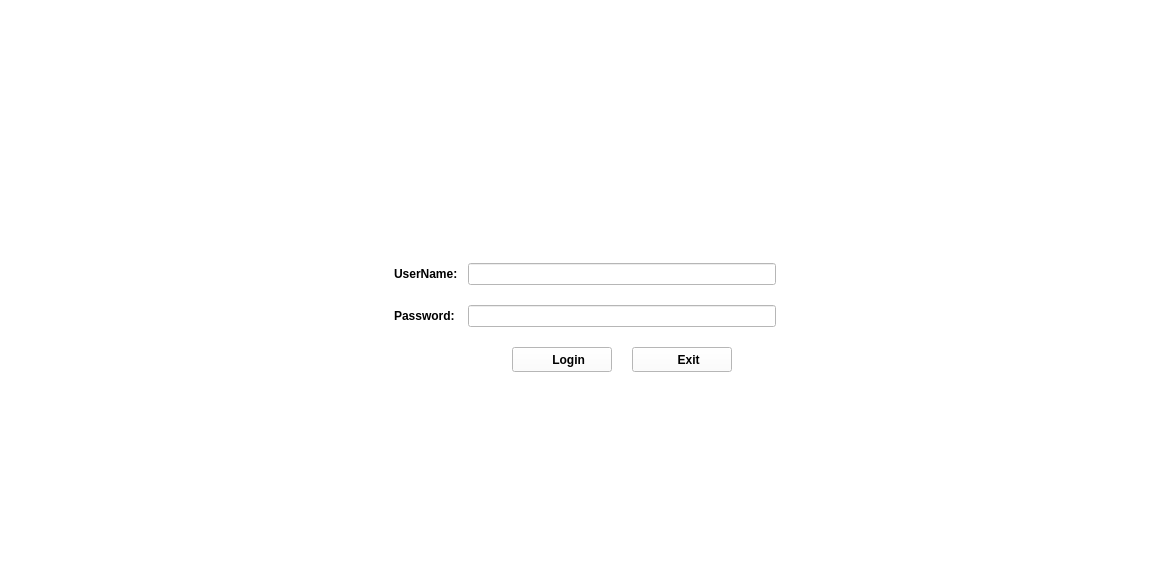
<?xml version="1.0" encoding="UTF-8"?>
<ui version="4.0">
 <class>frmLogin</class>
 <widget class="QWidget" name="frmLogin">
  <property name="geometry">
   <rect>
    <x>0</x>
    <y>0</y>
    <width>1170</width>
    <height>570</height>
   </rect>
  </property>
  <property name="minimumSize">
   <size>
    <width>1170</width>
    <height>570</height>
   </size>
  </property>
  <property name="palette">
   <palette>
    <active>
     <colorrole role="WindowText">
      <brush brushstyle="SolidPattern">
       <color alpha="255">
        <red>0</red>
        <green>0</green>
        <blue>0</blue>
       </color>
      </brush>
     </colorrole>
     <colorrole role="Button">
      <brush brushstyle="SolidPattern">
       <color alpha="255">
        <red>255</red>
        <green>255</green>
        <blue>255</blue>
       </color>
      </brush>
     </colorrole>
     <colorrole role="Light">
      <brush brushstyle="SolidPattern">
       <color alpha="255">
        <red>255</red>
        <green>255</green>
        <blue>255</blue>
       </color>
      </brush>
     </colorrole>
     <colorrole role="Midlight">
      <brush brushstyle="SolidPattern">
       <color alpha="255">
        <red>255</red>
        <green>255</green>
        <blue>255</blue>
       </color>
      </brush>
     </colorrole>
     <colorrole role="Dark">
      <brush brushstyle="SolidPattern">
       <color alpha="255">
        <red>127</red>
        <green>127</green>
        <blue>127</blue>
       </color>
      </brush>
     </colorrole>
     <colorrole role="Mid">
      <brush brushstyle="SolidPattern">
       <color alpha="255">
        <red>170</red>
        <green>170</green>
        <blue>170</blue>
       </color>
      </brush>
     </colorrole>
     <colorrole role="Text">
      <brush brushstyle="SolidPattern">
       <color alpha="255">
        <red>0</red>
        <green>0</green>
        <blue>0</blue>
       </color>
      </brush>
     </colorrole>
     <colorrole role="BrightText">
      <brush brushstyle="SolidPattern">
       <color alpha="255">
        <red>255</red>
        <green>255</green>
        <blue>255</blue>
       </color>
      </brush>
     </colorrole>
     <colorrole role="ButtonText">
      <brush brushstyle="SolidPattern">
       <color alpha="255">
        <red>0</red>
        <green>0</green>
        <blue>0</blue>
       </color>
      </brush>
     </colorrole>
     <colorrole role="Base">
      <brush brushstyle="SolidPattern">
       <color alpha="255">
        <red>255</red>
        <green>255</green>
        <blue>255</blue>
       </color>
      </brush>
     </colorrole>
     <colorrole role="Window">
      <brush brushstyle="SolidPattern">
       <color alpha="255">
        <red>255</red>
        <green>255</green>
        <blue>255</blue>
       </color>
      </brush>
     </colorrole>
     <colorrole role="Shadow">
      <brush brushstyle="SolidPattern">
       <color alpha="255">
        <red>0</red>
        <green>0</green>
        <blue>0</blue>
       </color>
      </brush>
     </colorrole>
     <colorrole role="AlternateBase">
      <brush brushstyle="SolidPattern">
       <color alpha="255">
        <red>255</red>
        <green>255</green>
        <blue>255</blue>
       </color>
      </brush>
     </colorrole>
     <colorrole role="ToolTipBase">
      <brush brushstyle="SolidPattern">
       <color alpha="255">
        <red>255</red>
        <green>255</green>
        <blue>220</blue>
       </color>
      </brush>
     </colorrole>
     <colorrole role="ToolTipText">
      <brush brushstyle="SolidPattern">
       <color alpha="255">
        <red>0</red>
        <green>0</green>
        <blue>0</blue>
       </color>
      </brush>
     </colorrole>
     <colorrole role="PlaceholderText">
      <brush brushstyle="SolidPattern">
       <color alpha="127">
        <red>0</red>
        <green>0</green>
        <blue>0</blue>
       </color>
      </brush>
     </colorrole>
     <colorrole role="Accent">
      <brush brushstyle="SolidPattern">
       <color alpha="255">
        <red>255</red>
        <green>255</green>
        <blue>255</blue>
       </color>
      </brush>
     </colorrole>
    </active>
    <inactive>
     <colorrole role="WindowText">
      <brush brushstyle="SolidPattern">
       <color alpha="255">
        <red>0</red>
        <green>0</green>
        <blue>0</blue>
       </color>
      </brush>
     </colorrole>
     <colorrole role="Button">
      <brush brushstyle="SolidPattern">
       <color alpha="255">
        <red>255</red>
        <green>255</green>
        <blue>255</blue>
       </color>
      </brush>
     </colorrole>
     <colorrole role="Light">
      <brush brushstyle="SolidPattern">
       <color alpha="255">
        <red>255</red>
        <green>255</green>
        <blue>255</blue>
       </color>
      </brush>
     </colorrole>
     <colorrole role="Midlight">
      <brush brushstyle="SolidPattern">
       <color alpha="255">
        <red>255</red>
        <green>255</green>
        <blue>255</blue>
       </color>
      </brush>
     </colorrole>
     <colorrole role="Dark">
      <brush brushstyle="SolidPattern">
       <color alpha="255">
        <red>127</red>
        <green>127</green>
        <blue>127</blue>
       </color>
      </brush>
     </colorrole>
     <colorrole role="Mid">
      <brush brushstyle="SolidPattern">
       <color alpha="255">
        <red>170</red>
        <green>170</green>
        <blue>170</blue>
       </color>
      </brush>
     </colorrole>
     <colorrole role="Text">
      <brush brushstyle="SolidPattern">
       <color alpha="255">
        <red>0</red>
        <green>0</green>
        <blue>0</blue>
       </color>
      </brush>
     </colorrole>
     <colorrole role="BrightText">
      <brush brushstyle="SolidPattern">
       <color alpha="255">
        <red>255</red>
        <green>255</green>
        <blue>255</blue>
       </color>
      </brush>
     </colorrole>
     <colorrole role="ButtonText">
      <brush brushstyle="SolidPattern">
       <color alpha="255">
        <red>0</red>
        <green>0</green>
        <blue>0</blue>
       </color>
      </brush>
     </colorrole>
     <colorrole role="Base">
      <brush brushstyle="SolidPattern">
       <color alpha="255">
        <red>255</red>
        <green>255</green>
        <blue>255</blue>
       </color>
      </brush>
     </colorrole>
     <colorrole role="Window">
      <brush brushstyle="SolidPattern">
       <color alpha="255">
        <red>255</red>
        <green>255</green>
        <blue>255</blue>
       </color>
      </brush>
     </colorrole>
     <colorrole role="Shadow">
      <brush brushstyle="SolidPattern">
       <color alpha="255">
        <red>0</red>
        <green>0</green>
        <blue>0</blue>
       </color>
      </brush>
     </colorrole>
     <colorrole role="AlternateBase">
      <brush brushstyle="SolidPattern">
       <color alpha="255">
        <red>255</red>
        <green>255</green>
        <blue>255</blue>
       </color>
      </brush>
     </colorrole>
     <colorrole role="ToolTipBase">
      <brush brushstyle="SolidPattern">
       <color alpha="255">
        <red>255</red>
        <green>255</green>
        <blue>220</blue>
       </color>
      </brush>
     </colorrole>
     <colorrole role="ToolTipText">
      <brush brushstyle="SolidPattern">
       <color alpha="255">
        <red>0</red>
        <green>0</green>
        <blue>0</blue>
       </color>
      </brush>
     </colorrole>
     <colorrole role="PlaceholderText">
      <brush brushstyle="SolidPattern">
       <color alpha="127">
        <red>0</red>
        <green>0</green>
        <blue>0</blue>
       </color>
      </brush>
     </colorrole>
     <colorrole role="Accent">
      <brush brushstyle="SolidPattern">
       <color alpha="255">
        <red>255</red>
        <green>255</green>
        <blue>255</blue>
       </color>
      </brush>
     </colorrole>
    </inactive>
    <disabled>
     <colorrole role="WindowText">
      <brush brushstyle="SolidPattern">
       <color alpha="255">
        <red>127</red>
        <green>127</green>
        <blue>127</blue>
       </color>
      </brush>
     </colorrole>
     <colorrole role="Button">
      <brush brushstyle="SolidPattern">
       <color alpha="255">
        <red>255</red>
        <green>255</green>
        <blue>255</blue>
       </color>
      </brush>
     </colorrole>
     <colorrole role="Light">
      <brush brushstyle="SolidPattern">
       <color alpha="255">
        <red>255</red>
        <green>255</green>
        <blue>255</blue>
       </color>
      </brush>
     </colorrole>
     <colorrole role="Midlight">
      <brush brushstyle="SolidPattern">
       <color alpha="255">
        <red>255</red>
        <green>255</green>
        <blue>255</blue>
       </color>
      </brush>
     </colorrole>
     <colorrole role="Dark">
      <brush brushstyle="SolidPattern">
       <color alpha="255">
        <red>127</red>
        <green>127</green>
        <blue>127</blue>
       </color>
      </brush>
     </colorrole>
     <colorrole role="Mid">
      <brush brushstyle="SolidPattern">
       <color alpha="255">
        <red>170</red>
        <green>170</green>
        <blue>170</blue>
       </color>
      </brush>
     </colorrole>
     <colorrole role="Text">
      <brush brushstyle="SolidPattern">
       <color alpha="255">
        <red>127</red>
        <green>127</green>
        <blue>127</blue>
       </color>
      </brush>
     </colorrole>
     <colorrole role="BrightText">
      <brush brushstyle="SolidPattern">
       <color alpha="255">
        <red>255</red>
        <green>255</green>
        <blue>255</blue>
       </color>
      </brush>
     </colorrole>
     <colorrole role="ButtonText">
      <brush brushstyle="SolidPattern">
       <color alpha="255">
        <red>127</red>
        <green>127</green>
        <blue>127</blue>
       </color>
      </brush>
     </colorrole>
     <colorrole role="Base">
      <brush brushstyle="SolidPattern">
       <color alpha="255">
        <red>255</red>
        <green>255</green>
        <blue>255</blue>
       </color>
      </brush>
     </colorrole>
     <colorrole role="Window">
      <brush brushstyle="SolidPattern">
       <color alpha="255">
        <red>255</red>
        <green>255</green>
        <blue>255</blue>
       </color>
      </brush>
     </colorrole>
     <colorrole role="Shadow">
      <brush brushstyle="SolidPattern">
       <color alpha="255">
        <red>0</red>
        <green>0</green>
        <blue>0</blue>
       </color>
      </brush>
     </colorrole>
     <colorrole role="AlternateBase">
      <brush brushstyle="SolidPattern">
       <color alpha="255">
        <red>255</red>
        <green>255</green>
        <blue>255</blue>
       </color>
      </brush>
     </colorrole>
     <colorrole role="ToolTipBase">
      <brush brushstyle="SolidPattern">
       <color alpha="255">
        <red>255</red>
        <green>255</green>
        <blue>220</blue>
       </color>
      </brush>
     </colorrole>
     <colorrole role="ToolTipText">
      <brush brushstyle="SolidPattern">
       <color alpha="255">
        <red>0</red>
        <green>0</green>
        <blue>0</blue>
       </color>
      </brush>
     </colorrole>
     <colorrole role="PlaceholderText">
      <brush brushstyle="SolidPattern">
       <color alpha="127">
        <red>127</red>
        <green>127</green>
        <blue>127</blue>
       </color>
      </brush>
     </colorrole>
     <colorrole role="Accent">
      <brush brushstyle="SolidPattern">
       <color alpha="255">
        <red>255</red>
        <green>255</green>
        <blue>255</blue>
       </color>
      </brush>
     </colorrole>
    </disabled>
   </palette>
  </property>
  <property name="windowTitle">
   <string>Form</string>
  </property>
  <property name="windowIcon">
   <iconset theme="0">
    <normaloff>:/icon/images/login.png</normaloff>:/icon/images/login.png</iconset>
  </property>
  <layout class="QHBoxLayout" name="horizontalLayout_2">
   <item>
    <spacer name="horizontalSpacer_2">
     <property name="orientation">
      <enum>Qt::Horizontal</enum>
     </property>
     <property name="sizeHint" stdset="0">
      <size>
       <width>377</width>
       <height>20</height>
      </size>
     </property>
    </spacer>
   </item>
   <item>
    <layout class="QVBoxLayout" name="verticalLayout_2">
     <item>
      <spacer name="verticalSpacer_2">
       <property name="orientation">
        <enum>Qt::Vertical</enum>
       </property>
       <property name="sizeHint" stdset="0">
        <size>
         <width>20</width>
         <height>40</height>
        </size>
       </property>
      </spacer>
     </item>
     <item>
      <layout class="QVBoxLayout" name="verticalLayout">
       <property name="spacing">
        <number>50</number>
       </property>
       <item>
        <widget class="QLabel" name="lbLogo">
         <property name="maximumSize">
          <size>
           <width>350</width>
           <height>70</height>
          </size>
         </property>
         <property name="text">
          <string/>
         </property>
         <property name="pixmap">
          <pixmap resource="images.qrc">:/images/images/logo_acfc.png</pixmap>
         </property>
         <property name="scaledContents">
          <bool>true</bool>
         </property>
        </widget>
       </item>
       <item>
        <layout class="QFormLayout" name="formLayout">
         <property name="horizontalSpacing">
          <number>10</number>
         </property>
         <property name="verticalSpacing">
          <number>20</number>
         </property>
         <item row="0" column="0">
          <widget class="QLabel" name="lbUserName">
           <property name="font">
            <font>
             <bold>true</bold>
            </font>
           </property>
           <property name="text">
            <string>UserName:</string>
           </property>
           <property name="buddy">
            <cstring>leUserName</cstring>
           </property>
          </widget>
         </item>
         <item row="0" column="1">
          <widget class="QLineEdit" name="leUserName"/>
         </item>
         <item row="1" column="0">
          <widget class="QLabel" name="lbPassword">
           <property name="font">
            <font>
             <bold>true</bold>
            </font>
           </property>
           <property name="text">
            <string>Password:</string>
           </property>
           <property name="buddy">
            <cstring>lePassword</cstring>
           </property>
          </widget>
         </item>
         <item row="1" column="1">
          <widget class="QLineEdit" name="lePassword">
           <property name="echoMode">
            <enum>QLineEdit::Password</enum>
           </property>
          </widget>
         </item>
         <item row="2" column="0">
          <spacer name="horizontalSpacer">
           <property name="orientation">
            <enum>Qt::Horizontal</enum>
           </property>
           <property name="sizeHint" stdset="0">
            <size>
             <width>40</width>
             <height>20</height>
            </size>
           </property>
          </spacer>
         </item>
         <item row="2" column="1">
          <layout class="QHBoxLayout" name="horizontalLayout">
           <property name="spacing">
            <number>20</number>
           </property>
           <item>
            <spacer name="horizontalSpacer_4">
             <property name="orientation">
              <enum>Qt::Horizontal</enum>
             </property>
             <property name="sizeHint" stdset="0">
              <size>
               <width>40</width>
               <height>20</height>
              </size>
             </property>
            </spacer>
           </item>
           <item>
            <widget class="QPushButton" name="btnLogin">
             <property name="minimumSize">
              <size>
               <width>100</width>
               <height>25</height>
              </size>
             </property>
             <property name="maximumSize">
              <size>
               <width>100</width>
               <height>25</height>
              </size>
             </property>
             <property name="font">
              <font>
               <bold>true</bold>
              </font>
             </property>
             <property name="text">
              <string>    Login</string>
             </property>
             <property name="icon">
              <iconset resource="images.qrc">
               <normaloff>:/images/images/check.png</normaloff>:/images/images/check.png</iconset>
             </property>
             <property name="shortcut">
              <string>Return</string>
             </property>
            </widget>
           </item>
           <item>
            <widget class="QPushButton" name="btnExit">
             <property name="minimumSize">
              <size>
               <width>100</width>
               <height>25</height>
              </size>
             </property>
             <property name="maximumSize">
              <size>
               <width>100</width>
               <height>25</height>
              </size>
             </property>
             <property name="font">
              <font>
               <bold>true</bold>
              </font>
             </property>
             <property name="text">
              <string>    Exit</string>
             </property>
             <property name="icon">
              <iconset resource="images.qrc">
               <normaloff>:/images/images/exit.png</normaloff>:/images/images/exit.png</iconset>
             </property>
            </widget>
           </item>
           <item>
            <spacer name="horizontalSpacer_5">
             <property name="orientation">
              <enum>Qt::Horizontal</enum>
             </property>
             <property name="sizeHint" stdset="0">
              <size>
               <width>40</width>
               <height>20</height>
              </size>
             </property>
            </spacer>
           </item>
          </layout>
         </item>
        </layout>
       </item>
      </layout>
     </item>
     <item>
      <spacer name="verticalSpacer">
       <property name="orientation">
        <enum>Qt::Vertical</enum>
       </property>
       <property name="sizeHint" stdset="0">
        <size>
         <width>20</width>
         <height>40</height>
        </size>
       </property>
      </spacer>
     </item>
    </layout>
   </item>
   <item>
    <spacer name="horizontalSpacer_3">
     <property name="orientation">
      <enum>Qt::Horizontal</enum>
     </property>
     <property name="sizeHint" stdset="0">
      <size>
       <width>377</width>
       <height>20</height>
      </size>
     </property>
    </spacer>
   </item>
  </layout>
 </widget>
 <resources>
  <include location="images.qrc"/>
 </resources>
 <connections/>
</ui>
